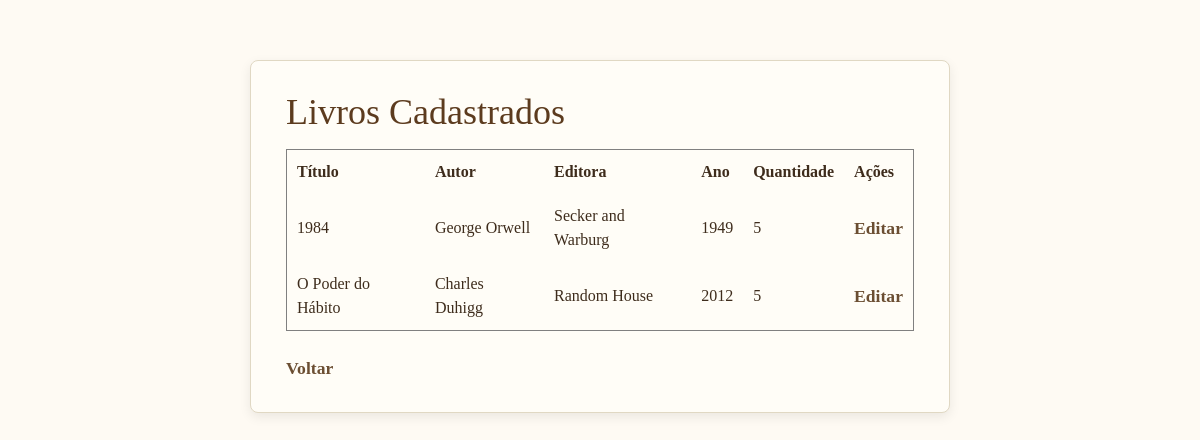
The app's page /lista.php (signed in), older data.
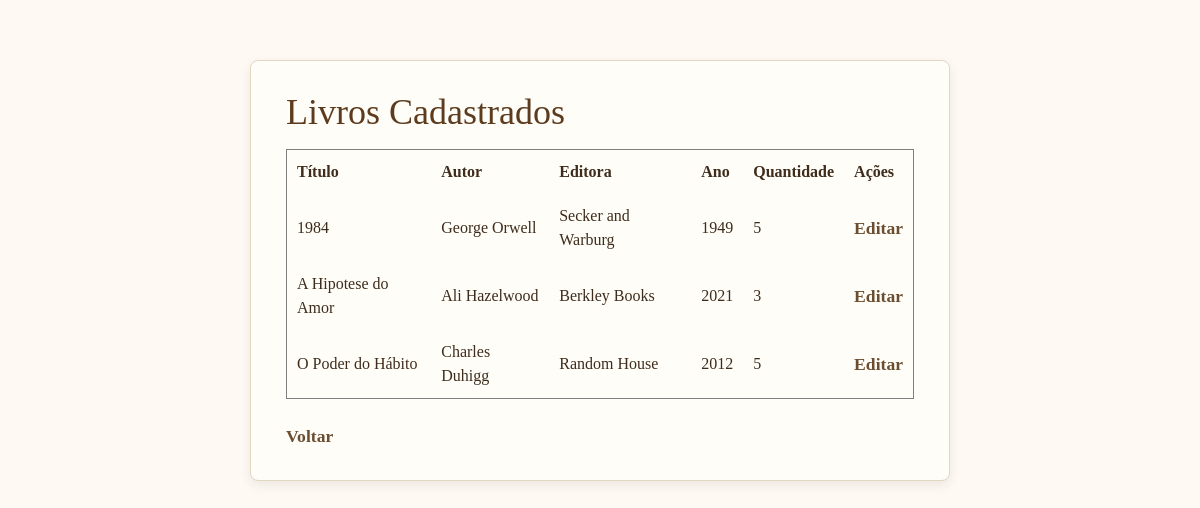
The same page, newer data.
### tables this page shows
CREATE TABLE `livros` (
  `idLivro` int(11) NOT NULL,
  `titulo` varchar(255) NOT NULL,
  `sessao` varchar(30) NOT NULL,
  `autor` varchar(150) NOT NULL,
  `editora` varchar(100) DEFAULT NULL,
  `ano_publicacao` int(11) DEFAULT NULL,
  `quantidade` int(11) NOT NULL,
  `data_cadastro` timestamp NOT NULL DEFAULT current_timestamp()
);

### lista.php (the view, shortened to what this page needs)
<?php
require 'banco.php';
$sql = "SELECT idLivro, titulo, autor, editora, ano_publicacao, quantidade FROM livros ORDER BY titulo ASC";
$resultado = mysqli_query($connect, $sql);
?>
<!DOCTYPE html>
<html lang="pt-BR">
<head>
<link rel="stylesheet" href="css/bootstrap.min.css">
    <link rel="stylesheet" href="css/estilo.css">
</head>
<body>
<div class="container">
    <h2>Livros Cadastrados</h2>
    <table border="1" cellpadding="10" cellspacing="0">
        <thead>
            <tr>
                <th>Título</th>
                <th>Autor</th>
                <th>Editora</th>
                <th>Ano</th>
                <th>Quantidade</th>
                <?php if ($_SESSION['funcao'] === 'gerente'): ?>
                    <th>Ações</th>
                <?php endif; ?>
            </tr>
        </thead>
        <tbody>
            <?php while ($livro = mysqli_fetch_assoc($resultado)): ?>
                <tr>
                    <td><?= htmlspecialchars($livro['titulo']) ?></td>
                    <td><?= htmlspecialchars($livro['autor']) ?></td>
                    <td><?= htmlspecialchars($livro['editora']) ?></td>
                    <td><?= htmlspecialchars($livro['ano_publicacao']) ?></td>
                    <td><?= htmlspecialchars($livro['quantidade']) ?></td>
                    <?php if ($_SESSION['funcao'] === 'gerente'): ?>
                        <td><a href="editar_livro.php?id=<?= $livro['idLivro'] ?>">Editar</a></td>
                    <?php endif; ?>
                </tr>
            <?php endwhile; ?>
        </tbody>
    </table>
    <br>
    <a href="index.php">Voltar</a>
</div>
</body>
</html>

### css/estilo.css (style rules this page uses)
body { font-family: 'Georgia', serif; background-color: #fefaf3; color: #3e2c1c; margin: 0; padding: 20px; }
.container { max-width: 700px; margin: 40px auto; background: #fffdf7; padding: 30px 35px; border-radius: 8px; box-shadow: 0 4px 12px rgba(0, 0, 0, 0.08); border: 1px solid #e0d8c3; }
h1, h2, h3 { font-size: 2.25rem; color: #5c3b1e; font-family: 'Palatino Linotype', 'Book Antiqua', Palatino, serif; margin-bottom: 15px; }
a { color: #6b4e32 !important; text-decoration: none; font-weight: 600; font-size: 1.10rem; }

Row changes from the older to the newer data that the page shows:
added livros: titulo "A Hipotese do Amor", autor "Ali Hazelwood", editora "Berkley Books", ano_publicacao "2021", quantidade "3"
